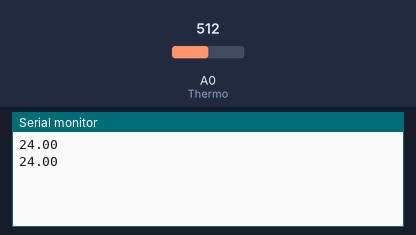
This sketch was run on a simulated Arduino Uno, built with avr-gcc and run on an emulated ATmega328P. On the bench: the last lines printed to the serial monitor. The test bench sets the inputs (shaded band); at power-on: A0 (Thermo) = 512.

Above: at 1.8 s.
1.9 s: A0 (Thermo) set to 716
At 2.4 s:
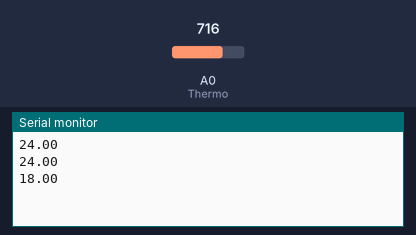
3.4 s: A0 (Thermo) set to 900
At 4.8 s:
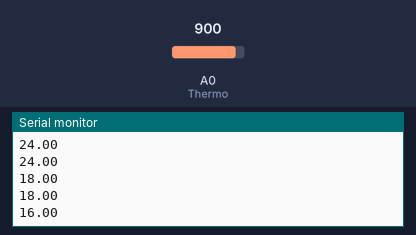
Timing chart, 0 to 6.4 s (numbered marks = the images above; inputs shaded):
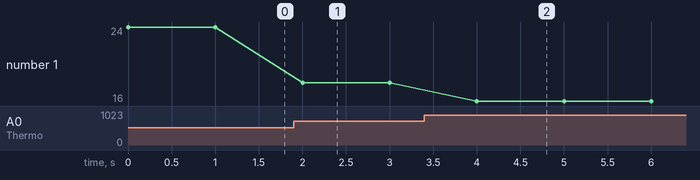

The sketch:

script-temperature.ino
```cpp
#include <SoftwareSerial.h>
SoftwareSerial HC06(7,8);  // pin7 Tx / pin8 Rx
int Thermo = A0 ;
int ValeurThermo;
int R1 = 10000 ;
float valeurFinal ;

void setup() {
    Serial.begin(9600);
    HC06.begin(9600);
}

void loop() {
    ValeurThermo = analogRead(Thermo);
    valeurFinal = (R1+ValeurThermo*5) / ValeurThermo ;
    Serial.println(valeurFinal);
    delay(1000);
    //Serial.print("t");
    //Serial.println();
}
```

Measured:
- after the input at 1.9 s, the serial monitor: prints a new line after 0.10 s (image 1)
- after the input at 3.4 s, the serial monitor: prints a new line after 0.60 s (image 2)
- plotted number 1: 24 → 18 after the input at 1.9 s, 18 → 16 after the input at 3.4 s
